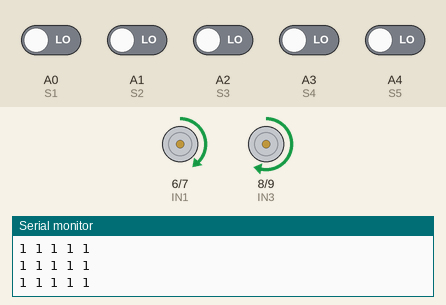
This sketch was run on a simulated Arduino Uno, built with avr-gcc and run on an emulated ATmega328P. Shown: motor-driver pin pairs drawn as motors (green arrow = first pin HIGH = forward, orange = second pin HIGH = backward, longer = more drive, scaled by the enable pin), the last lines printed to the serial monitor. The inputs (shaded band) are chosen by the test bench; at power-on: A0 (S1), A1 (S2), A2 (S3), A3 (S4), A4 (S5) LOW.

Above: at 1.2 s.
1.3 s: A1 (S2) driven HIGH
At 2.5 s:
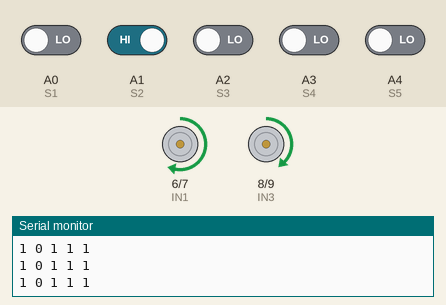
2.8 s: A3 (S4) driven HIGH
At 3.7 s:
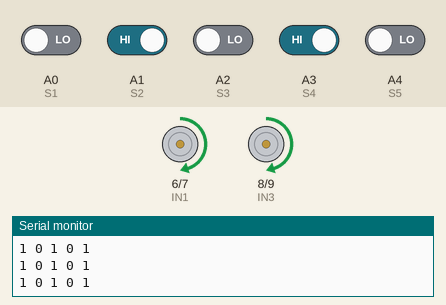
4.3 s: A2 (S3) driven HIGH
At 4.8 s:
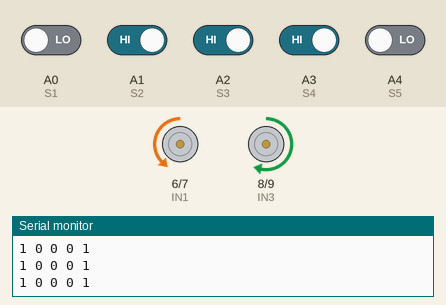
5.8 s: A0 (S1) driven HIGH
At 7.0 s:
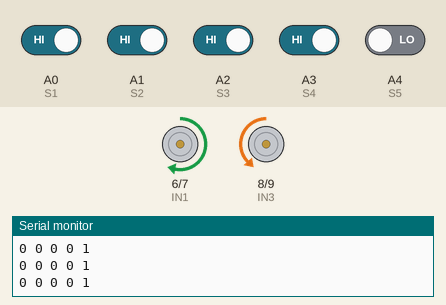
7.3 s: A4 (S5) driven HIGH
At 8.2 s:
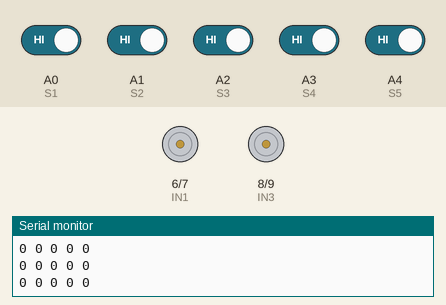
8.8 s: A4 (S5) driven LOW
At 9.7 s:
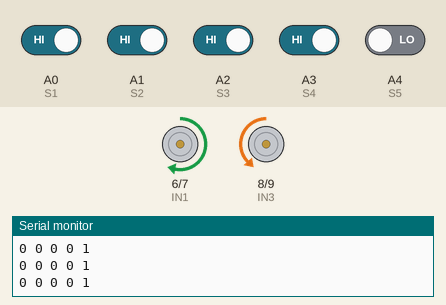
Timing chart, 0 to 11.8 s (numbered marks = the images above; inputs shaded):
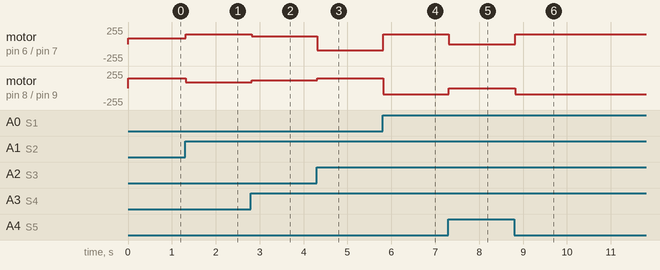

The sketch:

robotic_line.ino
```cpp
// ROBÔ SEGUIDOR DE LINHA - 5 SENSORES
// Autor: Daniel + ChatGPT
// Ajuste os pinos conforme a montagem do seu robô

// Sensores de linha
#define S1 A0  // Esquerda extrema
#define S2 A1  // Esquerda
#define S3 A2  // Centro
#define S4 A3  // Direita
#define S5 A4  // Direita extrema

// Motor esquerdo
#define ENA 5
#define IN1 6
#define IN2 7

// Motor direito
#define ENB 10
#define IN3 8
#define IN4 9

int velocidadeBase = 120;
int velocidadeCurva = 90;
int velocidadeForte = 150;

// Se o sensor detectar preto como 0, deixe true.
// Se detectar preto como 1, troque para false.
bool linhaPretaComoZero = true;

void setup() {
  pinMode(S1, INPUT);
  pinMode(S2, INPUT);
  pinMode(S3, INPUT);
  pinMode(S4, INPUT);
  pinMode(S5, INPUT);

  pinMode(ENA, OUTPUT);
  pinMode(IN1, OUTPUT);
  pinMode(IN2, OUTPUT);

  pinMode(ENB, OUTPUT);
  pinMode(IN3, OUTPUT);
  pinMode(IN4, OUTPUT);

  Serial.begin(9600);
}

void loop() {
  int s1 = lerSensor(S1);
  int s2 = lerSensor(S2);
  int s3 = lerSensor(S3);
  int s4 = lerSensor(S4);
  int s5 = lerSensor(S5);

  Serial.print(s1);
  Serial.print(" ");
  Serial.print(s2);
  Serial.print(" ");
  Serial.print(s3);
  Serial.print(" ");
  Serial.print(s4);
  Serial.print(" ");
  Serial.println(s5);

  // Linha no centro
  if (s3 == 1 && s2 == 0 && s4 == 0) {
    frente(velocidadeBase, velocidadeBase);
  }

  // Leve curva para esquerda
  else if (s2 == 1 || (s2 == 1 && s3 == 1)) {
    frente(velocidadeCurva, velocidadeForte);
  }

  // Leve curva para direita
  else if (s4 == 1 || (s4 == 1 && s3 == 1)) {
    frente(velocidadeForte, velocidadeCurva);
  }

  // Curva forte para esquerda
  else if (s1 == 1) {
    esquerdaForte();
  }

  // Curva forte para direita
  else if (s5 == 1) {
    direitaForte();
  }

  // Cruzamento ou linha larga
  else if (s1 == 1 && s2 == 1 && s3 == 1 && s4 == 1 && s5 == 1) {
    frente(velocidadeBase, velocidadeBase);
  }

  // Perdeu a linha
  else {
    parar();
  }
}

int lerSensor(int pino) {
  int leitura = digitalRead(pino);

  if (linhaPretaComoZero) {
    return leitura == 0 ? 1 : 0;
  } else {
    return leitura == 1 ? 1 : 0;
  }
}

void frente(int velEsq, int velDir) {
  digitalWrite(IN1, HIGH);
  digitalWrite(IN2, LOW);

  digitalWrite(IN3, HIGH);
  digitalWrite(IN4, LOW);

  analogWrite(ENA, velEsq);
  analogWrite(ENB, velDir);
}

void esquerdaForte() {
  digitalWrite(IN1, LOW);
  digitalWrite(IN2, HIGH);

  digitalWrite(IN3, HIGH);
  digitalWrite(IN4, LOW);

  analogWrite(ENA, velocidadeCurva);
  analogWrite(ENB, velocidadeForte);
}

void direitaForte() {
  digitalWrite(IN1, HIGH);
  digitalWrite(IN2, LOW);

  digitalWrite(IN3, LOW);
  digitalWrite(IN4, HIGH);

  analogWrite(ENA, velocidadeForte);
  analogWrite(ENB, velocidadeCurva);
}

void parar() {
  analogWrite(ENA, 0);
  analogWrite(ENB, 0);
}
```

Measured:
- after the input at 1.3 s, motor on pin 6 (IN1) / pin 7 (IN2): forward 90/255 → forward 150/255 at once; motor on pin 8 (IN3) / pin 9 (IN4): forward 150/255 → forward 90/255 at once
- after the input at 2.8 s, motor on pin 6 (IN1) / pin 7 (IN2): forward 150/255 → forward 120/255 at once; motor on pin 8 (IN3) / pin 9 (IN4): forward 90/255 → forward 120/255 at once
- after the input at 4.3 s, motor on pin 6 (IN1) / pin 7 (IN2): forward 120/255 → backward 90/255 at once; motor on pin 8 (IN3) / pin 9 (IN4): forward 120/255 → forward 150/255 at once
- after the input at 5.8 s, motor on pin 6 (IN1) / pin 7 (IN2): backward 90/255 → forward 150/255 at once; motor on pin 8 (IN3) / pin 9 (IN4): forward 150/255 → backward 90/255 at once
- after the input at 7.3 s, motor on pin 6 (IN1) / pin 7 (IN2): forward 150/255 → stopped at once; motor on pin 8 (IN3) / pin 9 (IN4): backward 90/255 → stopped at once
- after the input at 8.8 s, motor on pin 6 (IN1) / pin 7 (IN2): stopped → forward 150/255 at once; motor on pin 8 (IN3) / pin 9 (IN4): stopped → backward 90/255 at once
